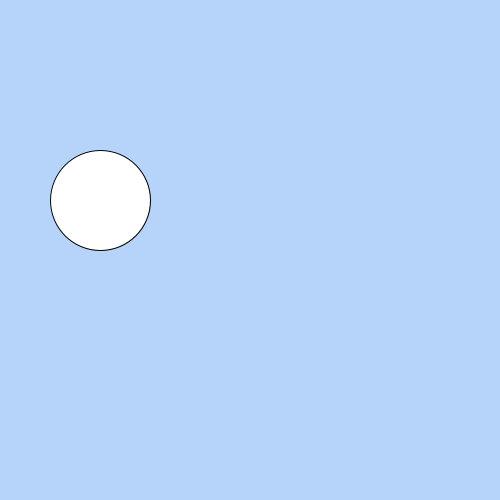
Frame 1 (no input)
Frame 60 (the mouse pressed at the canvas centre just before this capture): identical to frame 1, image omitted
Frame 120 (the mouse held since frame 60 and released just before this capture): identical to frame 1, image omitted

The Processing sketch that drew this single still picture (run headless with seeded random() and noise(); from frame 60 on, the mouse is pressed at the canvas centre):

// Processing sketch: slippery_dot
// ── slippery_dot.pde
/*** When you are done, this program will draw an ellipse 
     that jumps to new location each time you click on it.
***/
 
 // 1. Create three integer variables to represent the x, y, and the size of the ellipse
       int x = 100;
       int y = 200;
       int size = 100;
       
    void setup() {
      // 2. Set the size of your sketch
    size(500,500);
    }
    
    void draw() {
    
      // 3. Set the background color of your sketch
      background(182,211,250);
      // 4. Draw an ellipse using the variables created at the top of the sketch for the location and size of your ellipse. 
      //    Make sure it fits in the window. Change the variables if it does not.
    ellipse(x,y,size,size);
    
    }
    
    /******** This method gets called automatically when you press the mouse ************/
    void mousePressed() {
      //5. Create an integer variable called distance
      int distance;
      //6. The getDistanceFromMouse() method below returns a number.
      //   Set the value of your distance variable to the value returned by the getDistance method
      //   You will need to pass the x and y location of your ellipse to this method.
       distance = getDistanceFromMouse(x,y);
        
          
      //7.  Use an if statement to check if your distance variable is < the radius of the ellipse
      //    If it is, make a new x AND y for the ellipse, for a new random location on the window
      //    Hint: Use code like this      x = (int) random(width);
if(distance<size/2){
  
       y=(int) random(height);  
       x = (int) random(width);
}
    }
    
    /********  This method gives you the number of pixels between the mouse and the x,y point ***********/
    int getDistanceFromMouse(int x, int y) {
      return (int)Math.sqrt(Math.pow((mouseX-x),2) + Math.pow((mouseY-y),2));
    }
